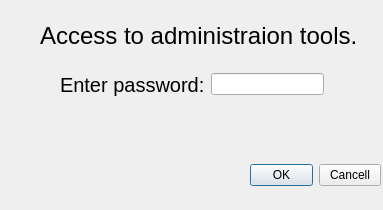
<?xml version="1.0" encoding="UTF-8"?>
<ui version="4.0">
 <class>Dialog_for_admin</class>
 <widget class="QDialog" name="Dialog_for_admin">
  <property name="geometry">
   <rect>
    <x>0</x>
    <y>0</y>
    <width>383</width>
    <height>210</height>
   </rect>
  </property>
  <property name="windowTitle">
   <string>Dialog</string>
  </property>
  <widget class="QLabel" name="label_4">
   <property name="geometry">
    <rect>
     <x>40</x>
     <y>10</y>
     <width>331</width>
     <height>51</height>
    </rect>
   </property>
   <property name="font">
    <font>
     <pointsize>18</pointsize>
    </font>
   </property>
   <property name="text">
    <string>Access to administraion tools.</string>
   </property>
  </widget>
  <widget class="QWidget" name="layoutWidget">
   <property name="geometry">
    <rect>
     <x>60</x>
     <y>70</y>
     <width>264</width>
     <height>29</height>
    </rect>
   </property>
   <layout class="QHBoxLayout" name="horizontalLayout">
    <item>
     <widget class="QLabel" name="label">
      <property name="font">
       <font>
        <pointsize>15</pointsize>
       </font>
      </property>
      <property name="text">
       <string>Enter password:</string>
      </property>
     </widget>
    </item>
    <item>
     <widget class="QLineEdit" name="lineEdit"/>
    </item>
   </layout>
  </widget>
  <widget class="QWidget" name="layoutWidget">
   <property name="geometry">
    <rect>
     <x>250</x>
     <y>150</y>
     <width>131</width>
     <height>51</height>
    </rect>
   </property>
   <layout class="QHBoxLayout" name="horizontalLayout_2">
    <item>
     <widget class="QPushButton" name="pushButton">
      <property name="text">
       <string>OK</string>
      </property>
     </widget>
    </item>
    <item>
     <widget class="QPushButton" name="pushButton_2">
      <property name="text">
       <string>Cancell</string>
      </property>
     </widget>
    </item>
   </layout>
  </widget>
 </widget>
 <resources/>
 <connections>
  <connection>
   <sender>pushButton_2</sender>
   <signal>clicked()</signal>
   <receiver>Dialog_for_admin</receiver>
   <slot>close()</slot>
   <hints>
    <hint type="sourcelabel">
     <x>289</x>
     <y>168</y>
    </hint>
    <hint type="destinationlabel">
     <x>240</x>
     <y>199</y>
    </hint>
   </hints>
  </connection>
 </connections>
</ui>
